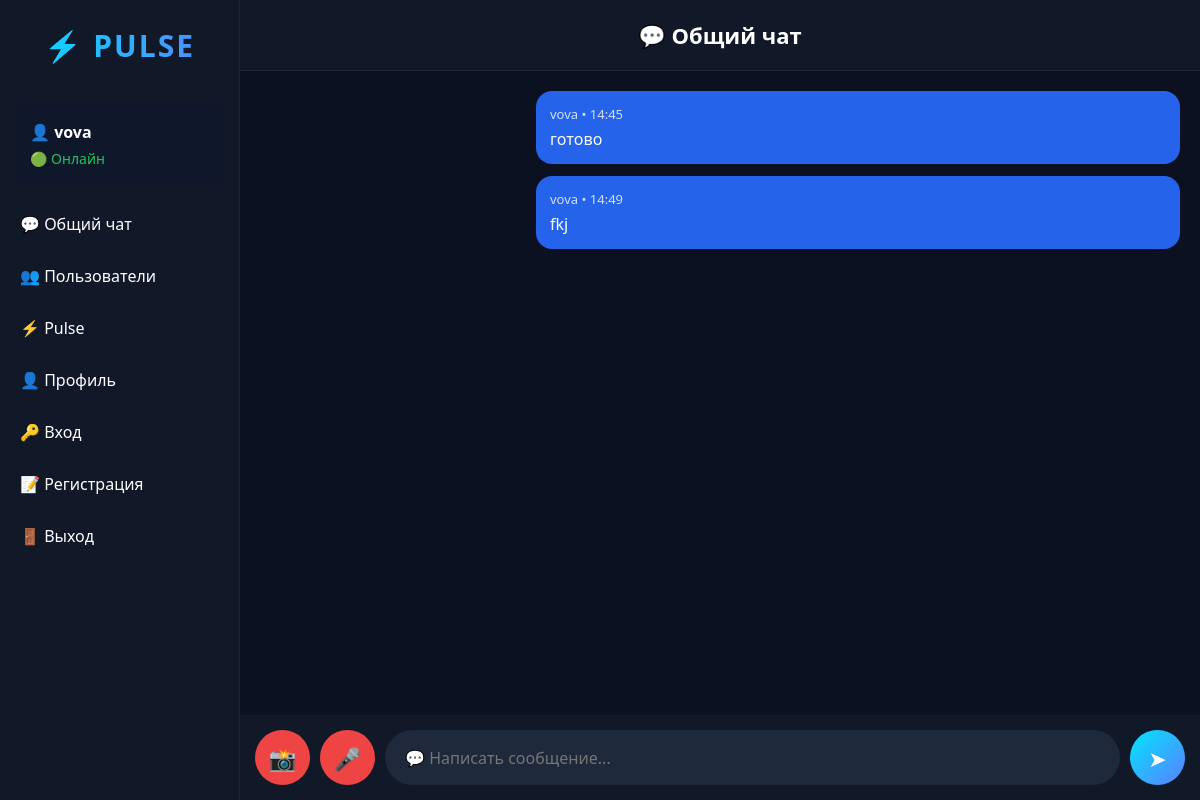
/chat (signed in), run on an earlier commit of the app's database.
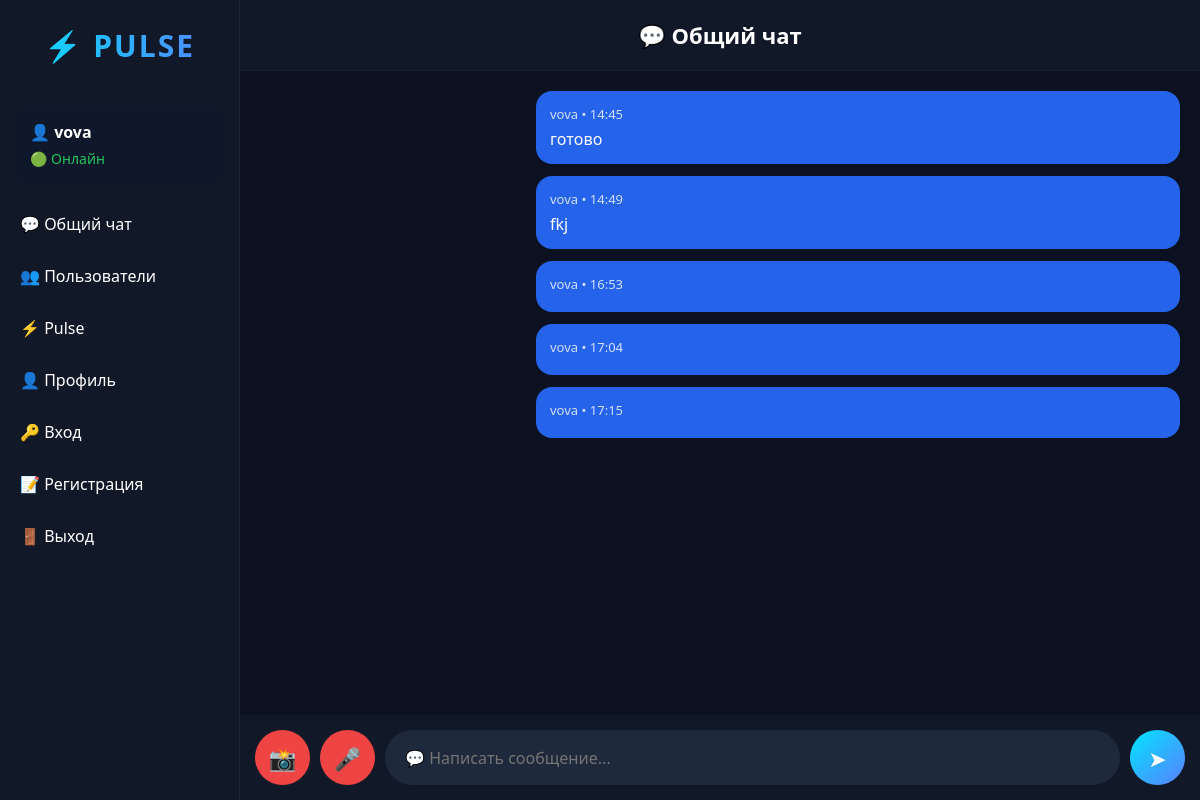
And on a later commit of the database.
### tables this page shows
CREATE TABLE messages (
        id INTEGER PRIMARY KEY AUTOINCREMENT,
        username TEXT NOT NULL,
        text TEXT NOT NULL,
        created_at TEXT NOT NULL
    , voice TEXT, image TEXT);

### app.py (the view, shortened to what this page needs)
@app.route("/chat", methods=["GET", "POST"])
def chat():
    if "username" not in session:
        return redirect("/login")
    conn = sqlite3.connect("users.db")
    cursor = conn.cursor()
    cursor.execute(
        """
        SELECT username, text, created_at
        FROM messages
        ORDER BY id
        """
    )
    messages = cursor.fetchall()
    cursor.execute(
        "SELECT username FROM users ORDER BY username"
    )
    users = cursor.fetchall()
    conn.close()
    return render_template(
    "chat.html",
    messages=messages,
    username=session["username"],
    users=users
)

### templates/chat.html (shortened to what this page needs)
{% extends "base.html" %}
{% block content %}
<div class="chat-area">
    <div class="chat-header">
        💬 Общий чат
    </div>
    <div class="messages" id="messages">
        {% for username, text, created_at in messages %}
        <div class="message {% if username == session['username'] %}right{% else %}left{% endif %}">
            <div class="author">
                {{ username }} • {{ created_at }}
            </div>
            <div>
                {{ text }}
            </div>
        </div>
        {% endfor %}
    </div>
    <form class="form" method="POST">
<button
    type="button"
    id="imageBtn"
    class="voice-btn"
>
    📸
</button>
    <button
        type="button"
        id="recordBtn"
        class="voice-btn"
    >
        🎤
    </button>
    <input
        type="text"
        name="message"
        placeholder="💬 Написать сообщение..."
        autocomplete="off"
        required
    >
    <button type="submit">
        ➤
    </button>
</form>
</div>
{% endblock %}

### templates/base.html (shortened to what this page needs)
<!DOCTYPE html>
<html lang="ru">
<head>
</head>
<body>
<div class="sidebar" id="sidebar">
    <div class="logo">
        ⚡ PULSE
    </div>
    <div class="profile-box">
        <div class="profile-name">
            👤 {{ session.get("username", "Гость") }}
        </div>
        <div class="profile-status">
            🟢 Онлайн
        </div>
    </div>
    <a href="/chat">💬 Общий чат</a>
    <a href="/users">👥 Пользователи</a>
    <a href="/pulse">⚡ Pulse</a>
    <a href="/profile">👤 Профиль</a>
    <a href="/login">🔑 Вход</a>
    <a href="/register">📝 Регистрация</a>
    <a href="/logout">🚪 Выход</a>
</div>
<div class="content">
{% block content %}
{% endblock %}
</div>
</body>
</html>

### templates/base.html (style rules this page uses)
* { margin:0; padding:0; box-sizing:border-box; font-family:'Segoe UI',sans-serif; }
body { background:#0b1120; color:white; }
.sidebar { position:fixed; left:0; top:0; width:240px; height:100vh; background:#111827; border-right:1px solid rgba(255,255,255,.05); z-index:1000; }
.logo { padding:25px; text-align:center; font-size:30px; font-weight:800; letter-spacing:2px; background:linear-gradient(90deg,#00e5ff,#5b7fff); -webkit-background-clip:text; -webkit-text-fill-color:transparent; }
.profile-box { margin:15px; padding:15px; border-radius:14px; background:#0f172a; }
.profile-name { font-weight:bold; margin-bottom:6px; }
.profile-status { color:#22c55e; font-size:14px; }
.sidebar a { display:block; padding:15px 20px; color:white; text-decoration:none; transition:.2s; }
.content { margin-left:240px; min-height:100vh; }

### templates/chat.html (style rules this page uses)
.chat-area { display:flex; flex-direction:column; height:100vh; }
.chat-header { background:#111827; padding:20px; text-align:center; font-size:22px; font-weight:bold; border-bottom:1px solid rgba(255,255,255,.05); }
.messages { flex:1; overflow-y:auto; padding:20px; }
.message { max-width:70%; padding:14px; border-radius:16px; margin-bottom:12px; word-break:break-word; }
.message.right { background:#2563eb; margin-left:auto; }
.author { font-size:13px; margin-bottom:5px; opacity:.8; }
.voice-btn { width:55px; height:55px; border:none; border-radius:50%; background:#ef4444 !important; color:white; font-size:22px; cursor:pointer; }
.form { display:flex; gap:10px; padding:15px; background:#111827; }
.form input { flex:1; padding:16px 20px; border:none; border-radius:30px; background:#1e293b; color:white; font-size:16px; outline:none; }
.form button { width:55px; height:55px; border:none; border-radius:50%; background:linear-gradient( 135deg, #00e5ff, #5b7fff ); color:white; font-size:22px; cursor:pointer; }

What changed in the data, as far as the page shows it:
added messages: username "vova", created_at "16:53"
added messages: username "vova", created_at "17:04"
added messages: username "vova", created_at "17:15"
